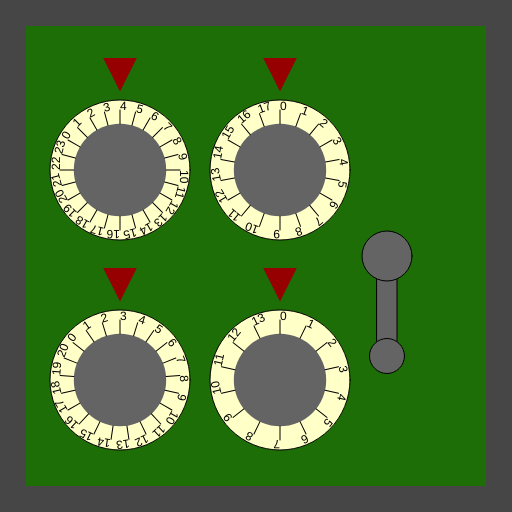
Frame 1 (no input)
Frame 60 (no input): identical to frame 1, image omitted
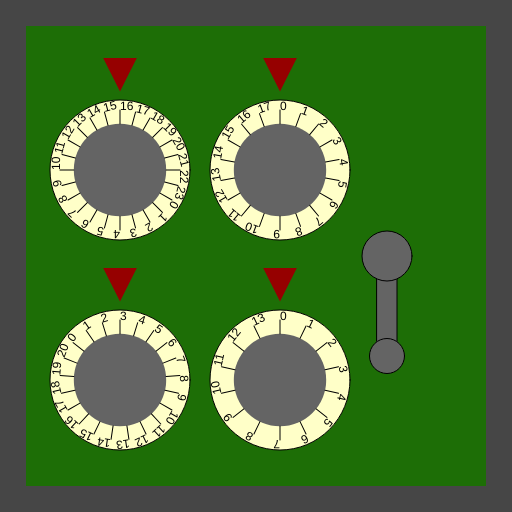
Frame 120 (the mouse pressed at the canvas centre since frame 60)

The p5.js sketch that drew these frames (run headless with seeded random() and noise() and a simulated clock; from frame 60 on, the mouse is pressed at the canvas centre):

// p5.js sketch
// ── sketch.js
/*

Officer: 5148740
CaseNum: 303-2-71299484-5148740

Case 303 - The Case of the Crooked Attorney
Stage 3 - The Gates Bank

I’ve made an appointment for you at the Gates Bank to retrieve your safe deposit box from the vault.
Actually you will break into Torvalds’ one.

Crack the safe by doing the following:

	Whilst the mouse is moving:
	- Make ClassifiedBoxValue_A equal to the value of mouseX
	- Use the 'max' function to prevent ClassifiedBoxValue_A from falling below 4

	Whilst the mouse is moving:
	- Decrement ClassifiedBoxValue_B by 2
	- Use the 'max' function to prevent ClassifiedBoxValue_B from falling below 3

	Whilst the mouse is being dragged:
	- Make ClassifiedBoxValue_C equal to the value of mouseX
	- Use the 'min' function to prevent ClassifiedBoxValue_C from going above 12

	When any key is pressed:
	- Decrement ClassifiedBoxValue_D by 2
	- Use the 'constrain' function to prevent ClassifiedBoxValue_D from falling below 2 and going above 10

	Whilst the mouse is being dragged:
	- Make ClassifiedBoxValue_E equal to the value of mouseY
	- Use the 'min' function to prevent ClassifiedBoxValue_E from going above 72



This time you'll need to create the relevant event handlers yourself.

There are many possible ways of investigating this case, but you
should use ONLY the following commands:

	- The assignment operator aka. the equals sign !
	- mouseX, mouseY
	- Incrementing +=
	- Decrementing -=
	- min, max
	- constrain

*/

//declare the variables

var ClassifiedBoxValue_A;
var ClassifiedBoxValue_B;
var ClassifiedBoxValue_C;
var ClassifiedBoxValue_D;
var ClassifiedBoxValue_E;


function preload()
{
	//IMAGES WILL BE LOADED HERE

}

function setup()
{
	createCanvas(512,512);

	//initialise the variables
	ClassifiedBoxValue_A = 0;
	ClassifiedBoxValue_B = 0;
	ClassifiedBoxValue_C = 0;
	ClassifiedBoxValue_D = 0;
	ClassifiedBoxValue_E = 0;

}

///////////////////EVENT HANDLERS///////////////////

//Create event handlers here to open the safe ...
function mouseMoved() {
	ClassifiedBoxValue_A = max(4, mouseX);
	ClassifiedBoxValue_B = max(3, ClassifiedBoxValue_B - 2);
}

function mouseDragged() {
	ClassifiedBoxValue_C = min(mouseX, 12);
	ClassifiedBoxValue_E = min(mouseY, 72);
}

function keyPressed() {
	ClassifiedBoxValue_D = constrain(ClassifiedBoxValue_D - 2, 2, 10);
}


///////////////DO NOT CHANGE CODE BELOW THIS POINT///////////////////

function draw()
{

	//Draw the safe door
	background(70);
	noStroke();
	fill(29,110,6);
	rect(26,26,width-52,width-52);

	//Draw the combination dials
	push();
	translate(120,170);
	drawDial(140,ClassifiedBoxValue_A, 24);
	pop();

	push();
	translate(120,380);
	drawDial(140,ClassifiedBoxValue_B, 21);
	pop();

	push();
	translate(280,170);
	drawDial(140,ClassifiedBoxValue_C, 18);
	pop();

	push();
	translate(280,380);
	drawDial(140,ClassifiedBoxValue_D, 14);
	pop();

	//Draw the lever
	push();
	translate(width - 125,256);
	drawLever(ClassifiedBoxValue_E);
	pop();


}

function drawDial(diameter,num,maxNum)
{
	//the combination lock

	var r = diameter * 0.5;
	var p = r * 0.6;

	stroke(0);
	fill(255,255,200);
	ellipse(0,0,diameter,diameter);
	fill(100);
	noStroke();
	ellipse(0,0,diameter*0.66,diameter*0.66);
	fill(150,0,0);
	triangle(
		-p * 0.4,-r-p,
		p * 0.4,-r-p,
		0,-r-p/5
	);

	noStroke();

	push();
	var inc = 360/maxNum;

	rotate(radians(-num * inc));
	for(var i = 0; i < maxNum; i++)
	{
		push();
		rotate(radians(i * inc));
		stroke(0);
		line(0,-r*0.66,0,-(r-10));
		noStroke();
		fill(0);
		text(i,0,-(r-10));
		pop();
	}

	pop();
}

function drawLever(rot)
{
	push();
	rotate(radians(-rot))
	stroke(0);
	fill(100);
	rect(-10,0,20,100);
	ellipse(0,0,50,50);
	ellipse(0,100,35,35);
	pop();
}
